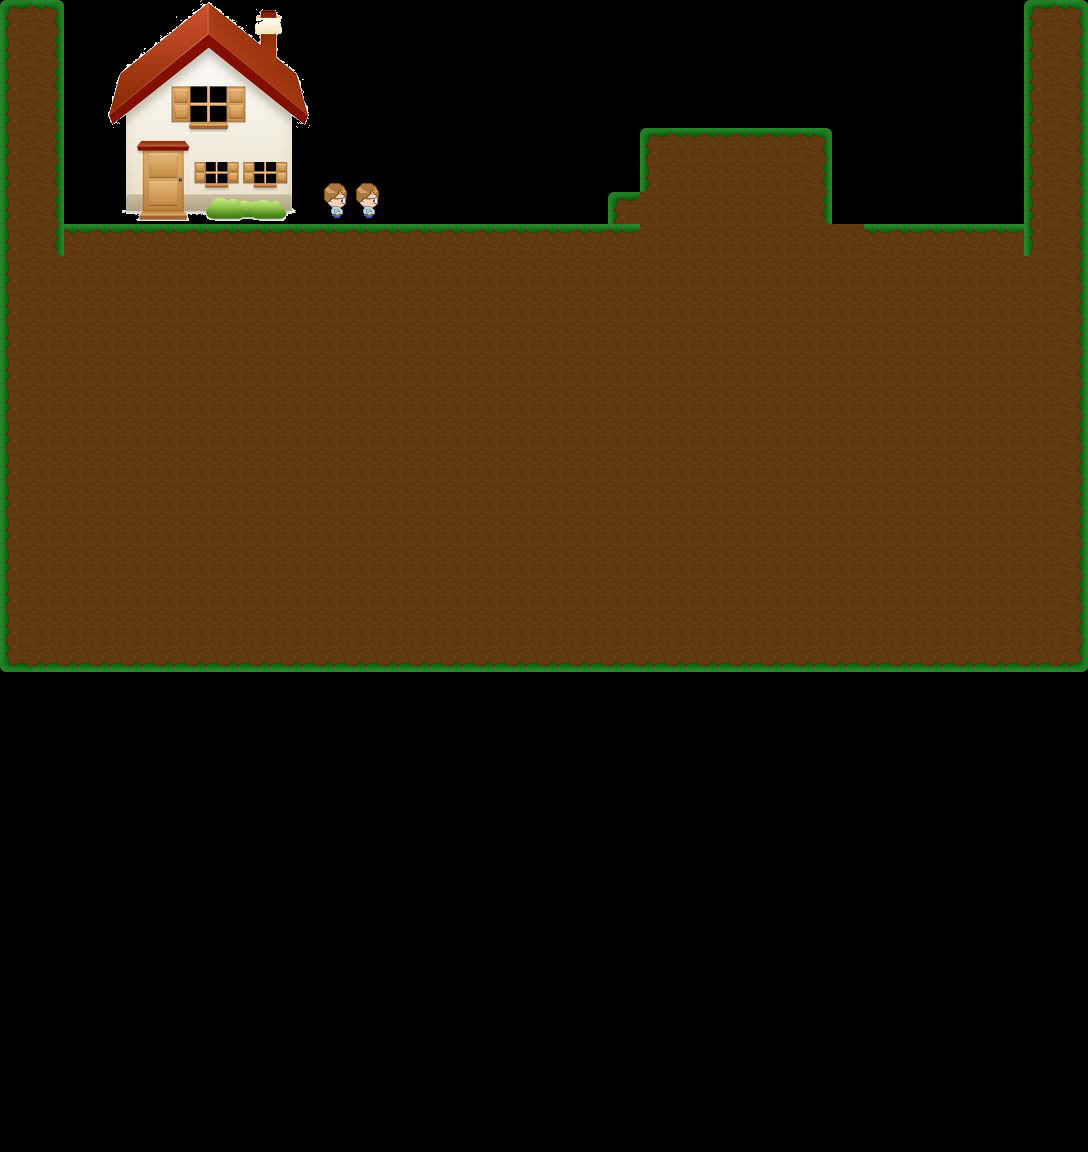

The image is a tile-based game level rendered from a .tmx file. Its description and source (layers, tilesets, objects; grid data summarised) follow:
An orthogonal 34x36 tile map with 32x32 px tiles, 3 tile layers (BACKGROUND, PLATFORMS, FOREGROUND), 3 tilesets and 3 objects (actor, portal, police).

<map version="1.0" orientation="orthogonal" width="34" height="36" tilewidth="32" tileheight="32">
 <properties>
  <property name="backdrops" value="1" />
  <property name="weather" value="true" />
 </properties>
 <tileset firstgid="1" name="GrassTile" tilewidth="32" tileheight="32">
  <image source="tiles/GrassTile.png" trans="ffffff" width="128" height="128" />
 </tileset>
 <tileset firstgid="17" name="HouseTile" tilewidth="32" tileheight="32">
  <image source="tiles/HouseTile.png" trans="ffffff" width="225" height="225" />
 </tileset>
 <tileset firstgid="66" name="CityTile" tilewidth="32" tileheight="32">
  <image source="tiles/CityTile.png" trans="ffffff" width="480" height="736" />
 </tileset>
 <layer name="BACKGROUND" width="34" height="36">
  <data>[1224 cells, 53 non-empty, 51 distinct tile ids]</data>
 </layer>
 <layer name="PLATFORMS" width="34" height="36">
  <data>[1224 cells, 523 non-empty, 11 distinct tile ids]</data>
 </layer>
 <objectgroup name="ACTORGROUP" width="34" height="36">
  <object name="Player" type="actor" x="154" y="198" width="25" height="41" />
  <object name="portal" x="690" y="88" width="31" height="38" />
  <object name="police" x="427" y="150" width="48" height="58" />
 </objectgroup>
 <layer name="FOREGROUND" width="34" height="36">
  <data>[1224 cells, 0 non-empty, 0 distinct tile ids]</data>
 </layer>
</map>
